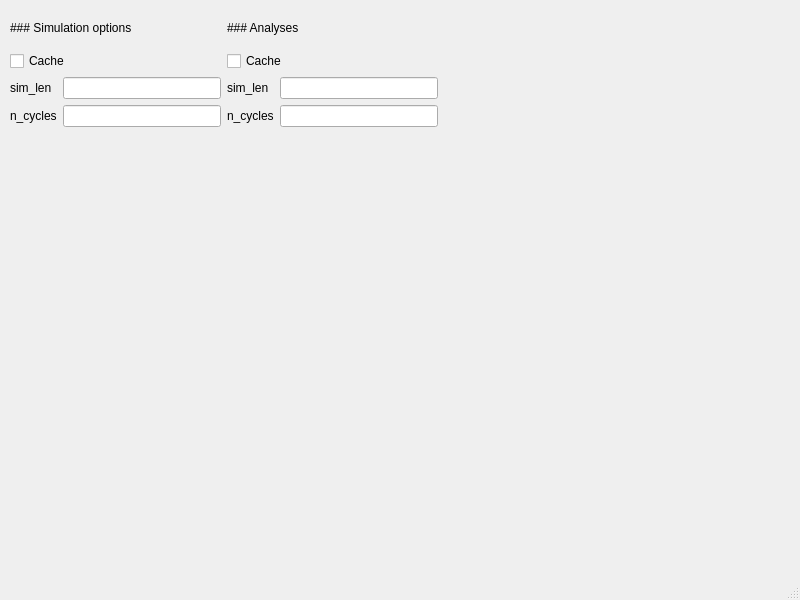
<?xml version="1.0" encoding="UTF-8"?>
<ui version="4.0">
 <class>MainWindow</class>
 <widget class="QMainWindow" name="MainWindow">
  <property name="geometry">
   <rect>
    <x>0</x>
    <y>0</y>
    <width>800</width>
    <height>600</height>
   </rect>
  </property>
  <property name="windowTitle">
   <string>MainWindow</string>
  </property>
  <widget class="QWidget" name="centralwidget">
   <widget class="QWidget" name="layoutWidget">
    <property name="geometry">
     <rect>
      <x>10</x>
      <y>10</y>
      <width>428</width>
      <height>117</height>
     </rect>
    </property>
    <layout class="QGridLayout" name="gridLayout">
     <item row="0" column="0">
      <layout class="QVBoxLayout" name="verticalLayout_2">
       <item>
        <widget class="QLabel" name="SimOptLabel">
         <property name="frameShape">
          <enum>QFrame::NoFrame</enum>
         </property>
         <property name="text">
          <string>### Simulation options</string>
         </property>
         <property name="textFormat">
          <enum>Qt::MarkdownText</enum>
         </property>
        </widget>
       </item>
       <item>
        <layout class="QVBoxLayout" name="verticalLayout">
         <item>
          <widget class="QCheckBox" name="cacheCB">
           <property name="text">
            <string>Cache</string>
           </property>
          </widget>
         </item>
         <item>
          <layout class="QFormLayout" name="formLayout">
           <item row="0" column="0">
            <widget class="QLabel" name="SimLenLabel">
             <property name="text">
              <string>sim_len</string>
             </property>
            </widget>
           </item>
           <item row="0" column="1">
            <widget class="QLineEdit" name="SimLenEdit"/>
           </item>
           <item row="1" column="0">
            <widget class="QLabel" name="nCycLabel">
             <property name="text">
              <string>n_cycles</string>
             </property>
            </widget>
           </item>
           <item row="1" column="1">
            <widget class="QLineEdit" name="nCycEdit"/>
           </item>
          </layout>
         </item>
        </layout>
       </item>
      </layout>
     </item>
     <item row="0" column="1">
      <layout class="QVBoxLayout" name="verticalLayout_3">
       <item>
        <widget class="QLabel" name="SimOptLabel_2">
         <property name="frameShape">
          <enum>QFrame::NoFrame</enum>
         </property>
         <property name="text">
          <string>### Analyses</string>
         </property>
         <property name="textFormat">
          <enum>Qt::MarkdownText</enum>
         </property>
        </widget>
       </item>
       <item>
        <layout class="QVBoxLayout" name="verticalLayout_4">
         <item>
          <widget class="QCheckBox" name="cacheCB_2">
           <property name="text">
            <string>Cache</string>
           </property>
          </widget>
         </item>
         <item>
          <layout class="QFormLayout" name="formLayout_2">
           <item row="0" column="0">
            <widget class="QLabel" name="SimLenLabel_2">
             <property name="text">
              <string>sim_len</string>
             </property>
            </widget>
           </item>
           <item row="0" column="1">
            <widget class="QLineEdit" name="SimLenEdit_2"/>
           </item>
           <item row="1" column="0">
            <widget class="QLabel" name="nCycLabel_2">
             <property name="text">
              <string>n_cycles</string>
             </property>
            </widget>
           </item>
           <item row="1" column="1">
            <widget class="QLineEdit" name="nCycEdit_2"/>
           </item>
          </layout>
         </item>
        </layout>
       </item>
      </layout>
     </item>
    </layout>
   </widget>
  </widget>
  <widget class="QMenuBar" name="menubar">
   <property name="geometry">
    <rect>
     <x>0</x>
     <y>0</y>
     <width>800</width>
     <height>22</height>
    </rect>
   </property>
  </widget>
  <widget class="QStatusBar" name="statusbar"/>
 </widget>
 <resources/>
 <connections/>
</ui>
